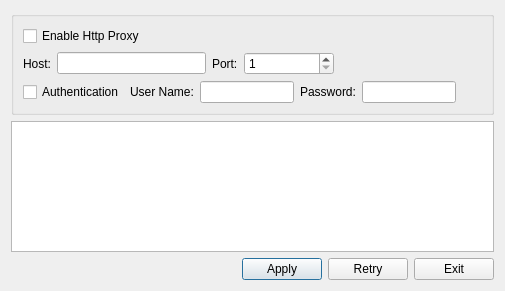
<?xml version="1.0" encoding="UTF-8"?>
<ui version="4.0">
 <author>XDown.org</author>
 <class>XUpdateVersionDialog</class>
 <widget class="QDialog" name="XUpdateVersionDialog">
  <property name="geometry">
   <rect>
    <x>0</x>
    <y>0</y>
    <width>505</width>
    <height>291</height>
   </rect>
  </property>
  <property name="windowTitle">
   <string>Version detection failed</string>
  </property>
  <layout class="QGridLayout" name="gridLayout">
   <item row="0" column="0">
    <widget class="QGroupBox" name="enableProxyGroup">
     <property name="title">
      <string/>
     </property>
     <property name="checkable">
      <bool>false</bool>
     </property>
     <layout class="QVBoxLayout" name="verticalLayout">
      <item>
       <widget class="QCheckBox" name="enableProxyCheckBox">
        <property name="text">
         <string>Enable Http Proxy</string>
        </property>
       </widget>
      </item>
      <item>
       <layout class="QHBoxLayout" name="horizontalLayout">
        <item>
         <widget class="QLabel" name="hostLabel">
          <property name="text">
           <string>Host:</string>
          </property>
         </widget>
        </item>
        <item>
         <widget class="QLineEdit" name="proxyHostLineEdit">
          <property name="maxLength">
           <number>100</number>
          </property>
         </widget>
        </item>
        <item>
         <widget class="QLabel" name="portLabel">
          <property name="text">
           <string>Port:</string>
          </property>
         </widget>
        </item>
        <item>
         <widget class="QSpinBox" name="proxyPortSpinBox">
          <property name="minimumSize">
           <size>
            <width>90</width>
            <height>0</height>
           </size>
          </property>
          <property name="minimum">
           <number>1</number>
          </property>
          <property name="maximum">
           <number>65535</number>
          </property>
         </widget>
        </item>
        <item>
         <spacer name="horizontalSpacer_2">
          <property name="orientation">
           <enum>Qt::Horizontal</enum>
          </property>
          <property name="sizeHint" stdset="0">
           <size>
            <width>40</width>
            <height>20</height>
           </size>
          </property>
         </spacer>
        </item>
       </layout>
      </item>
      <item>
       <layout class="QHBoxLayout" name="horizontalLayout_2">
        <item>
         <widget class="QCheckBox" name="enableAuthenCheckBox">
          <property name="text">
           <string>Authentication</string>
          </property>
         </widget>
        </item>
        <item>
         <widget class="QLabel" name="userNameLabel">
          <property name="text">
           <string>User Name:</string>
          </property>
         </widget>
        </item>
        <item>
         <widget class="QLineEdit" name="proxyUserLineEdit">
          <property name="maxLength">
           <number>100</number>
          </property>
         </widget>
        </item>
        <item>
         <widget class="QLabel" name="passwordLabel">
          <property name="text">
           <string>Password:</string>
          </property>
         </widget>
        </item>
        <item>
         <widget class="QLineEdit" name="proxyPasswordLineEdit">
          <property name="maxLength">
           <number>100</number>
          </property>
         </widget>
        </item>
        <item>
         <spacer name="horizontalSpacer_3">
          <property name="orientation">
           <enum>Qt::Horizontal</enum>
          </property>
          <property name="sizeHint" stdset="0">
           <size>
            <width>40</width>
            <height>20</height>
           </size>
          </property>
         </spacer>
        </item>
       </layout>
      </item>
     </layout>
    </widget>
   </item>
   <item row="1" column="0">
    <widget class="QTextEdit" name="textEdit">
     <property name="readOnly">
      <bool>true</bool>
     </property>
    </widget>
   </item>
   <item row="2" column="0">
    <layout class="QHBoxLayout" name="optionHBoxLayout">
     <item>
      <spacer name="horizontalSpacer">
       <property name="orientation">
        <enum>Qt::Horizontal</enum>
       </property>
       <property name="sizeHint" stdset="0">
        <size>
         <width>40</width>
         <height>20</height>
        </size>
       </property>
      </spacer>
     </item>
     <item>
      <widget class="QPushButton" name="applyBtn">
       <property name="text">
        <string>Apply</string>
       </property>
      </widget>
     </item>
     <item>
      <widget class="QPushButton" name="retryBtn">
       <property name="text">
        <string>Retry</string>
       </property>
      </widget>
     </item>
     <item>
      <widget class="QPushButton" name="exitBtn">
       <property name="text">
        <string>Exit</string>
       </property>
      </widget>
     </item>
    </layout>
   </item>
  </layout>
 </widget>
 <resources/>
 <connections/>
</ui>
